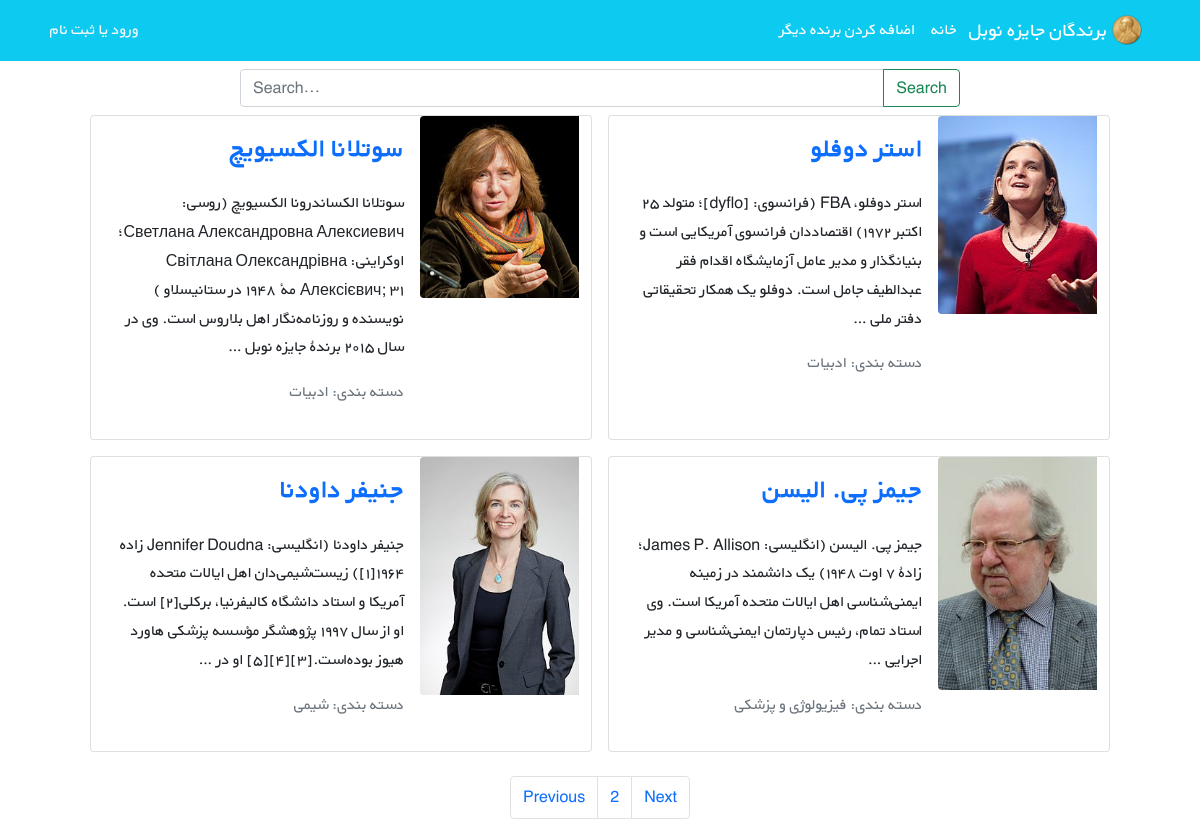
The page /nobels/?page=2 on the database its author committed.
### nobels/models.py (models this page shows, shortened)
class Nobel(models.Model):
    STATUS_CHOICES = (
        ('اقتصاد', 'اقتصاد'),
        ("ادبیات", "ادبیات"),
        ('شیمی', 'شیمی'),
        ("فیزیک", "فیزیک"),
        ("صلح نوبل", "صلح نوبل"),
        ("فیزیولوژی و پزشکی", "فیزیولوژی و پزشکی"),
    )
    user = models.ForeignKey(get_user_model(), on_delete=models.CASCADE)
    name = models.CharField(max_length=200)
    description = models.TextField()
    year = models.PositiveIntegerField()
    country = models.CharField(max_length=50)
    grouping = models.CharField(choices=STATUS_CHOICES, max_length=23)
    cover = models.ImageField(upload_to="covers/", blank=True)
    datetime_created = models.DateTimeField(auto_now_add=True)
    datetime_modified = models.DateTimeField(auto_now=True)
    def get_absolute_url(self):
        return reverse("nobel_detail", args=[self.id])

### nobels/views.py (the view)
# urls.py: path("", nobel_list_view, name="nobel_list"),
def nobel_list_view(request):
    if "q" in request.GET:
        q = request.GET["q"]
        nobels = Nobel.objects.filter(name__icontains=q)
    else:
        nobels = Nobel.objects.all().order_by("-datetime_created")
    paginator = Paginator(nobels, 4)
    page_number = request.GET.get("page")
    page_obj = paginator.get_page(page_number)
    context = {
        "nobels": page_obj,
    }
    return render(request, "nobels/nobel_list.html", context)

### nobels/templates/nobels/nobel_list.html (shortened to what this page needs)
{% extends "_base.html" %}
{% block content %}
    <div class="container mt-1">
        <div class="row flex-row-reverse justify-content-md-center">
        <div class="col-md-8 mt-1">
                <form method="GET">
                    <div class="input-group">
                        <input type="text" name="q" class="form-control" placeholder="Search...">
                        <button type="submit" class="btn btn-outline-success">Search</button>
                    </div>
                </form>
            </div>
            {% for nobel in nobels %}
                <div class="card m-2" style="max-width: 45%">
                    <div class="row g-0 h-100" dir="rtl">
                        <div class="col-md-4">
                            {% if nobel.cover %}
                                <img src="{{ nobel.cover.url }}"
                                     class="img-fluid rounded-start" alt="...">
                            {% endif %}
                        </div>
                        <div class="col-md-8 h-100">
                            <div class="d-flex flex-column justify-content-between h-100">
                                <div class="card-body">
                                    <a class="text-decoration-none" href="{{ nobel.get_absolute_url }}"><h3
                                            class="card-title">
                                        <strong>{{ nobel.name }}</strong></h3></a>
                                    <p class="card-text pt-3">{{ nobel.description|truncatewords:30 }}</p>
                                    <p class="text-muted">دسته بندی: {{ nobel.grouping }}</p>
                                </div>
                            </div>
                        </div>
                    </div>
                </div>
            {% endfor %}
        </div>
    </div>
    <nav aria-label="Page navigation">
        <ul class="pagination justify-content-center mt-3">
            {% if nobels.has_previous %}
                <li class="page-item"><a class="page-link"
                                         href="?page={{ nobels.previous_page_number }}">Previous</a></li>
            {% endif %}
            <li class="page-item"><a class="page-link" href="#">{{ nobels.number }}</a></li>
            {% if nobels.has_next %}
                <li class="page-item"><a class="page-link" href="?page={{ nobels.next_page_number }}">Next</a></li>
            {% endif %}
        </ul>
    </nav>
{% endblock %}

### static/css/style.css (style rules this page uses)
* { font-family: 'BYekan', sans-serif; line-height: 1.8rem; }

### rows shown on the page
Nobel: cover (picture), name "استر دوفلو", description "استر دوفلو، FBA (فرانسوی: [dyflo]؛ متولد ۲۵ اکتبر ۱۹۷۲) اقتصاددان فرانسوی آمریکایی است و بنیانگذار و مدیر عامل آزمایشگاه اقدام فقر عبدالطیف جامل است. دوفلو یک همکار تحقیقاتی دفتر ملی …", grouping "ادبیات"
Nobel: cover (picture), name "سوتلانا الکسیویچ", description "سوتلانا الکساندرونا الکسیویچ (روسی: Светлана Александровна Алексиевич؛ اوکراینی: Світлана Олександрівна Алексієвич; ۳۱ مهٔ ۱۹۴۸ در ستانیسلاو ) نویسنده و روزنامه‌نگار اهل بلاروس است. وی در سال ۲۰۱۵ برندهٔ جایزه نوبل …", grouping "ادبیات"
Nobel: cover (picture), name "جیمز پی. الیسن", description "جیمز پی. الیسن (انگلیسی: James P. Allison؛ زادهٔ ۷ اوت ۱۹۴۸) یک دانشمند در زمینه ایمنی‌شناسی اهل ایالات متحده آمریکا است. وی استاد تمام، رئیس دپارتمان ایمنی‌شناسی و مدیر اجرایی …", grouping "فیزیولوژی و پزشکی"
Nobel: cover (picture), name "جنیفر داودنا", description "جنیفر داودنا (انگلیسی: Jennifer Doudna زاده ۱۹۶۴[۱]) زیست‌شیمی‌دان اهل ایالات متحده آمریکا و استاد دانشگاه کالیفرنیا، برکلی[۲] است. او از سال ۱۹۹۷ پژوهشگر مؤسسه پزشکی هاورد هیوز بوده‌است.[۳][۴][۵] او در …", grouping "شیمی"

### other values the page prints
{{ nobels.number }} "2"
